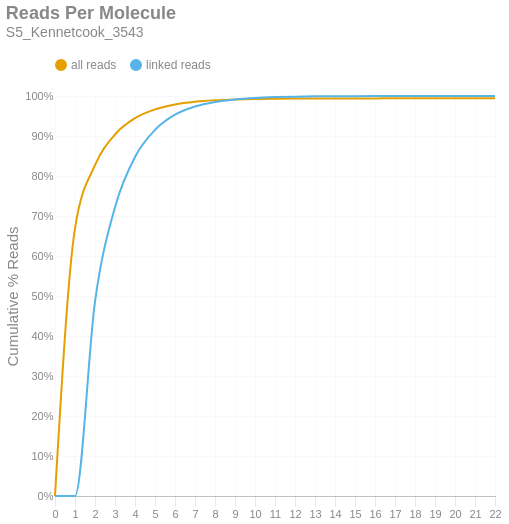

This figure's notebook cell:
### Markdown cell above
### Reads per Molecule
This chart shows the cumulative distribution of the number of reads per linked molecule. That is, how many alignments are associated with a unique molecule. This excludes the number of reads associated with invalid or absent linked-read barcodes. The `linked` histogram is the percentages recalculated when disregarding singletons.

### Code cell
if SKIPLR:
    print_html(f"Skipped")
else:
    counts = np.bincount(valids['reads'].cast(pl.Int64).to_numpy())
    weighted = counts * np.arange(len(counts))
    all_perc = weighted / n_reads
    linked_perc = weighted / n_linked_reads
    linked_perc[1] = 0
    binned_df = pl.DataFrame({
        'readsper': list(range(len(counts))),
        'all reads (cumsum)': np.cumsum(all_perc).tolist(),
        'linked reads (cumsum)': np.cumsum(linked_perc).tolist(),
    })

    with SafeRender(binned_df):
        (
            density_plot(binned_df, 'Reads Per Molecule', samplename, 'readspmol')
            .encode(
                x=alt.X('readsper:O', title=None).axis(labelAngle=0).scale(padding=0),
                y=alt.Y('value:Q', title='Cumulative % Reads').axis(format='%').stack(False),
                color=alt.Color("key:N").scale(domain=["all reads", "linked reads"]),
                tooltip=[
                    alt.Tooltip("key:N", title="Data Type"),
                    alt.Tooltip("readsper:O", title="Reads Per Molecule"),
                    alt.Tooltip("value:Q", format=".2%", title="% Reads (Cum.)")
                ]            
            )
        ).display()

### Figure 1 — Vega-Lite specification as saved in the notebook (floating-point values rounded to 4 significant figures)
{"width": "container", "height": 400, "config": {"title": {"anchor": "start", "dy": -15, "fontSize": 18, "color": "#888888", "subtitleColor": "#888888", "subtitleFontSize": 14}, "arc": {"fill": "#0072B2"}, "axis": {"domainColor": "#888888", "domainWidth": 0.5, "gridWidth": 0.2, "grid": false, "titleFontWeight": 400, "titleFontSize": 15, "labelFontSize": 11, "labelColor": "#888888", "tickColor": "#888888", "tickWidth": 0.2, "titleColor": "#888888"}, "axisBand": {"grid": false}, "axisX": {"grid": true, "tickSize": 10, "domainCap": "round"}, "axisY": {"domain": false, "grid": true, "tickSize": 0, "domainCap": "round"}, "background": "transparent", "header": {"labelFontSize": 15, "labelColor": "#888888", "titleFontSize": 15, "titleFontWeight": 600, "titleColor": "#888888"}, "legend": {"labelFont": "sans-serif", "labelFontSize": 12, "labelColor": "#888888", "symbolSize": 100, "symbolType": "circle", "titleFontSize": 12, "titlePadding": 10, "titleColor": "#888888", "title": null, "orient": "top"}, "range": {"category": ["#E69F00", "#56B4E9", "#009E73", "#F0E442", "#0072B2", "#D55E00", "#CC79A7", "#000000"], "diverging": ["#cfe8f3", "#a2d4ec", "#73bfe2", "#46abdb", "#1696d2", "#12719e"]}, "area": {"fill": "#0072B2", "fillOpacity": 0.7, "line": true, "strokeOpacity": 0.7}, "line": {"color": "#0072B2", "stroke": "#0072B2", "strokeWidth": 2}, "trail": {"color": "#0072B2", "stroke": "#0072B2", "strokeWidth": 0, "size": 1}, "point": {"filled": true, "fillOpacity": 1.0, "size": 95}, "text": {"color": "#888888", "fontSize": 11, "align": "right", "fontWeight": 400, "size": 11}, "bar": {"fill": "#0072B2", "stroke": null}, "view": {"stroke": null, "continuousWidth": 660, "continuousHeight": 400}}, "data": {"name": "data-11628c8953a518bb12cb0ecdfe40c2cd"}, "mark": {"type": "line", "interpolate": "monotone", "point": {"opacity": 0, "size": 275}}, "encoding": {"color": {"field": "key", "scale": {"domain": ["all reads", "linked reads"]}, "type": "nominal"}, "tooltip": [{"field": "key", "title": "Data Type", "type": "nominal"}, {"field": "readsper", "title": "Reads Per Molecule", "type": "ordinal"}, {"field": "value", "format": ".2%", "title": "% Reads (Cum.)", "type": "quantitative"}], "x": {"axis": {"labelAngle": 0}, "field": "readsper", "scale": {"padding": 0}, "title": null, "type": "ordinal"}, "y": {"axis": {"format": "%"}, "field": "value", "stack": false, "title": "Cumulative % Reads", "type": "quantitative"}}, "params": [{"name": "param_c36ac31b6afebe62", "select": {"type": "point", "fields": ["key"]}, "bind": "legend"}], "title": {"text": "Reads Per Molecule", "subtitle": "S5_Kennetcook_3543"}, "transform": [{"fold": ["all reads (cumsum)", "linked reads (cumsum)"]}, {"calculate": "replace(datum.key, ' (cumsum)', '')", "as": "key"}, {"filter": {"param": "param_c36ac31b6afebe62"}}], "usermeta": {"embedOptions": {"downloadFileName": "S5_Kennetcook_3543.readspmol"}}, "$schema": "https://vega.github.io/schema/vega-lite/v6.1.0.json", "datasets": {"data-11628c8953a518bb12cb0ecdfe40c2cd": [{"readsper": 0, "all reads (cumsum)": 0.0, "linked reads (cumsum)": 0.0}, {"readsper": 1, "all reads (cumsum)": 0.6691, "linked reads (cumsum)": 0.0}, {"readsper": 2, "all reads (cumsum)": 0.827, "linked reads (cumsum)": 0.4857}, {"readsper": 3, "all reads (cumsum)": 0.9038, "linked reads (cumsum)": 0.722}, {"readsper": 4, "all reads (cumsum)": 0.9446, "linked reads (cumsum)": 0.8475}, {"readsper": 5, "all reads (cumsum)": 0.9665, "linked reads (cumsum)": 0.9152}, {"readsper": 6, "all reads (cumsum)": 0.9789, "linked reads (cumsum)": 0.9532}, {"readsper": 7, "all reads (cumsum)": 0.9856, "linked reads (cumsum)": 0.9738}, {"readsper": 8, "all reads (cumsum)": 0.9893, "linked reads (cumsum)": 0.985}, {"readsper": 9, "all reads (cumsum)": 0.9913, "linked reads (cumsum)": 0.9914}, {"readsper": 10, "all reads (cumsum)": 0.9925, "linked reads (cumsum)": 0.9951}, {"readsper": 11, "all reads (cumsum)": 0.9932, "linked reads (cumsum)": 0.9972}, {"readsper": 12, "all reads (cumsum)": 0.9936, "linked reads (cumsum)": 0.9984}, {"readsper": 13, "all reads (cumsum)": 0.9938, "linked reads (cumsum)": 0.9991}, {"readsper": 14, "all reads (cumsum)": 0.9939, "linked reads (cumsum)": 0.9994}, {"readsper": 15, "all reads (cumsum)": 0.994, "linked reads (cumsum)": 0.9996}, {"readsper": 16, "all reads (cumsum)": 0.994, "linked reads (cumsum)": 0.9998}, {"readsper": 17, "all reads (cumsum)": 0.9941, "linked reads (cumsum)": 0.9999}, {"readsper": 18, "all reads (cumsum)": 0.9941, "linked reads (cumsum)": 1.0}, {"readsper": 19, "all reads (cumsum)": 0.9941, "linked reads (cumsum)": 1.0}, {"readsper": 20, "all reads (cumsum)": 0.9941, "linked reads (cumsum)": 1.0}, {"readsper": 21, "all reads (cumsum)": 0.9941, "linked reads (cumsum)": 1.0}, {"readsper": 22, "all reads (cumsum)": 0.9941, "linked reads (cumsum)": 1.0}]}}
